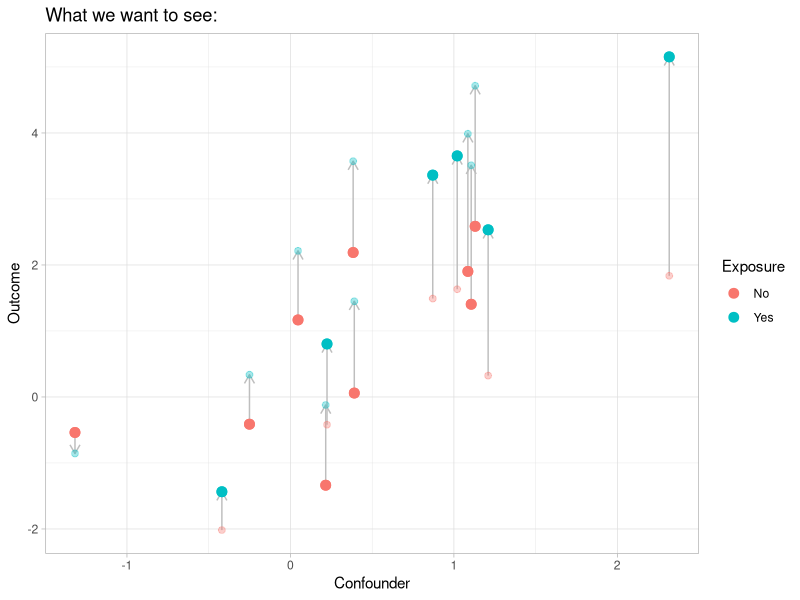
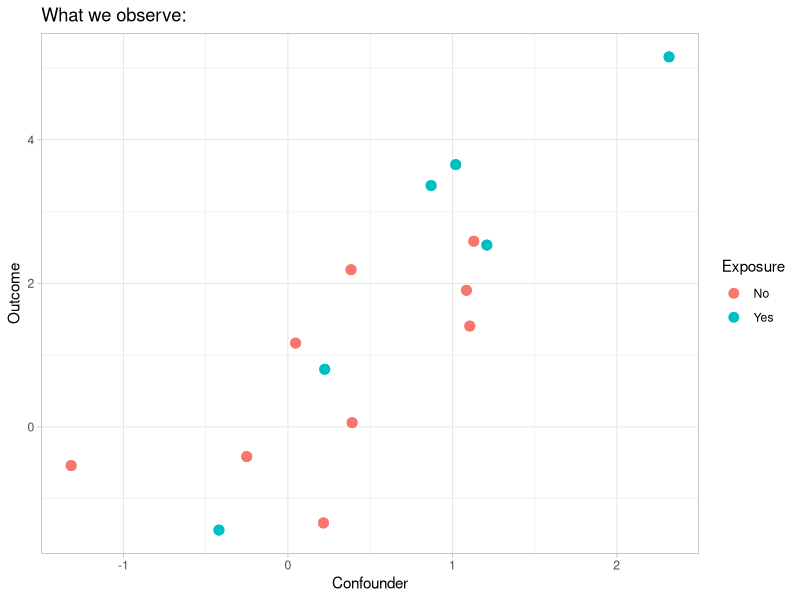

R code for these plots, in order:
## ---- chunk 1
set.seed(12345)
n <- 15

# confounder
U <- rnorm(n, mean = 0.5)

# potential outcomes
eps <- rnorm(n)
ffunc <- function(.x, .u) return(.x + .u + .x*.u)
Y1 <- ffunc(1, U) + eps
Y0 <- ffunc(0, U) + eps
(EY1 <- mean(Y1))  ## theoretical: EY1 = 2
(EY0 <- mean(Y0))  ## theoretical: EY0 = 0.5

# treatment assignment
expit <- function(.u) ifelse(.u > 0, 1/(1+exp(-.u)), exp(.u)/(1+exp(.u)))
probs <- expit(U)
X <- rbinom(n, 1, probs)

# observed outcomes
Y <- X*Y1 + (1-X)*Y0
## ---- chunk 2
library(tidyverse)

arrow_df <- data.frame(X = as.factor(X), Y = Y, U = U, 
                       Yes = Y1, No = Y0)
point_df <- arrow_df %>% 
  pivot_longer(cols = Yes:No, 
               values_to = "PO_val", names_to = "PO_name") %>% 
  mutate(Y_PO_name = ifelse(X == 1, "Yes", "No"))

ggplot() +
  geom_segment(data = arrow_df, 
               aes(x = U, xend = U, y = Y0, yend = Y1),
               arrow = arrow(type = "open", length = unit(0.1, "inches")),
               color = "gray") +
  geom_point(data = point_df, 
             aes(x = U, y = PO_val, color = PO_name), 
             size = 2, alpha = 0.35) + 
  geom_point(data = point_df, 
             aes(x = U, y = Y, color = Y_PO_name), size = 3) +
  labs(x = "Confounder", y = "Outcome", color = "Exposure", 
       title = "What we want to see:") + 
  theme_light()
## ---- chunk 3
ggplot() +
  geom_point(data = point_df, aes(x = U, y = Y, color = X), size = 3) +
  labs(x = "Confounder", y = "Outcome", color = "Exposure", 
       title = "What we observe: ") + 
  scale_colour_discrete(labels = c("No", "Yes")) + 
  theme_light()
